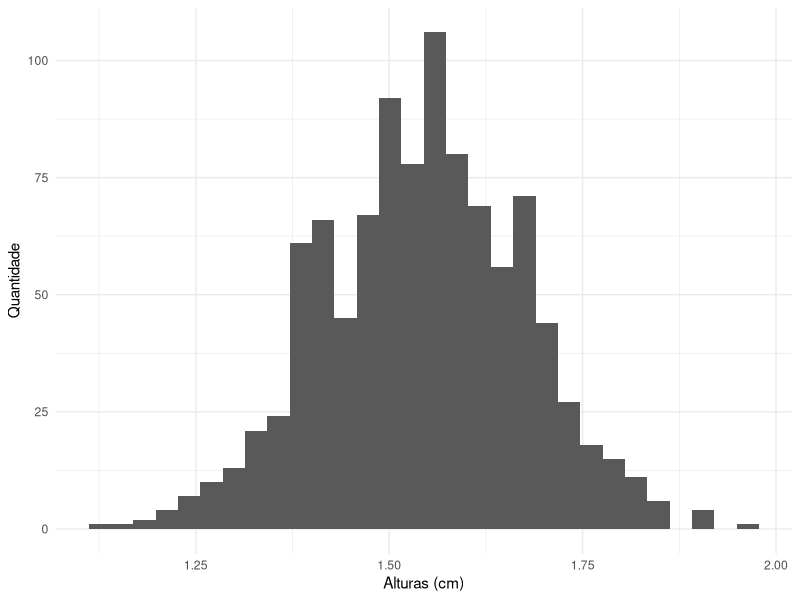

Reproduce this figure in R.
## ---- chunk 1
#| warning: false
#| message: false
#| fig-align: center

require(ggplot2)
# Gera 1000 valores aleatórios de uma distribuição normal com média 1.55 e desvio padrão 0.125
dados = data.frame(alturas =rnorm(n = 1000, mean = 1.55, sd = 0.13))

# Cria um histograma para visualizar a distribuição dos valores gerados
ggplot(dados,aes(x = alturas))+
  geom_histogram()+
  labs(y = 'Quantidade', x = 'Alturas (cm)')+
  theme_minimal()

## ---- chunk 2
# Cria um vetor com 10 resultados de partidas: 1 significa que o time marcou o primeiro gol, e 0 que não marcou
partidas = c(1, 0, 0, 0, 1, 0, 0, 0, 0, 1)

# Simula 3 novas partidas com base na probabilidade de sucesso (marcar o primeiro gol) calculada a partir da média dos dados de 'partidas'
cat('Simulação de 3 Partidas: ', rbinom(n = 3, size = 1, prob = mean(partidas)))

## ---- chunk 3
cat('Flamengo ',rpois(1,1.75),'x',rpois(1,1.65),' Bahia')
